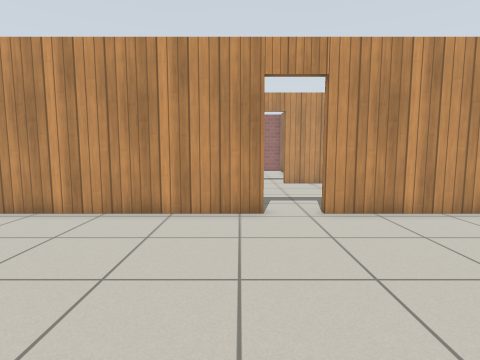
view 1 (above)

16 first-person views from a walk through a world built for the Gazebo simulator. The camera is 0.94 m above the floor, tilts 6° down and sees 80° across. The floor is counted in squares, 0.5 m on a side. Each view is taken from the middle of a square. On the plan, view 1 faces up. The plan holds only what a view shows up to about 16 squares ahead; the rest is blank. Robots are left out. Gazebo's built-in surfaces are drawn with simple patterns.

view 2
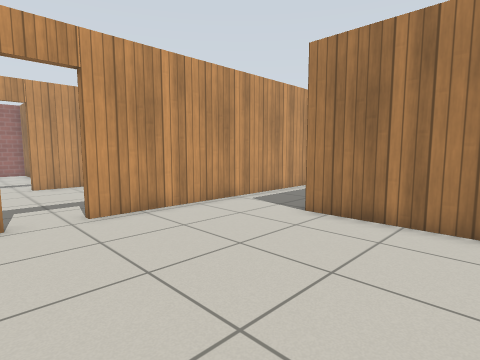

view 3
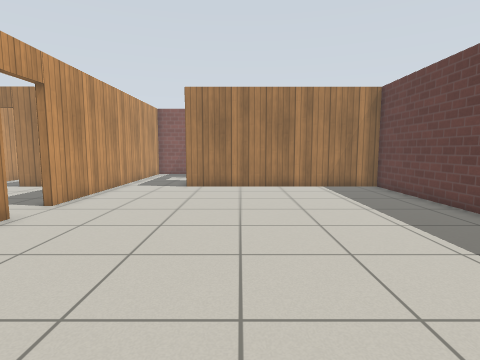

view 4
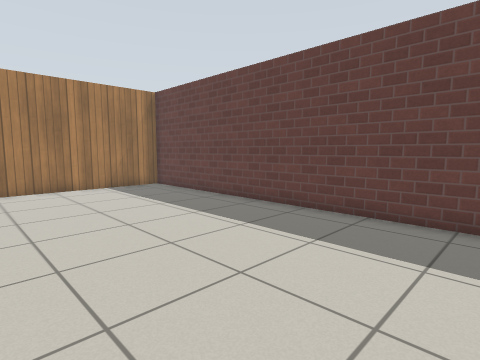

view 5
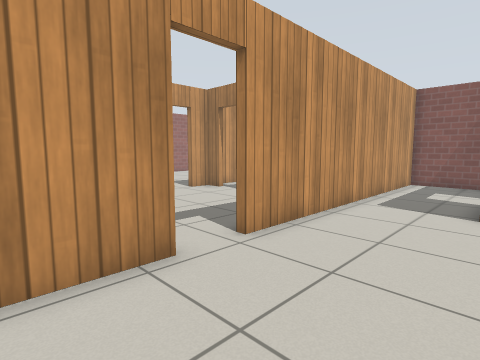

view 6
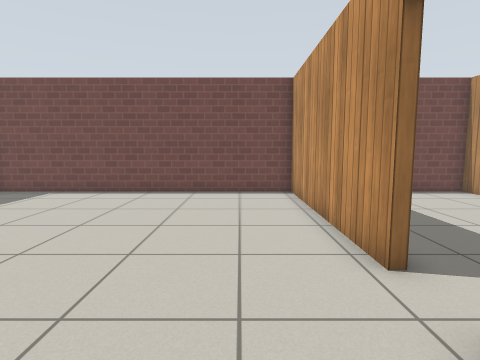

view 7
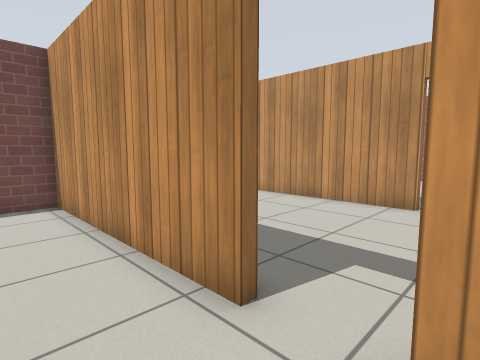

view 8
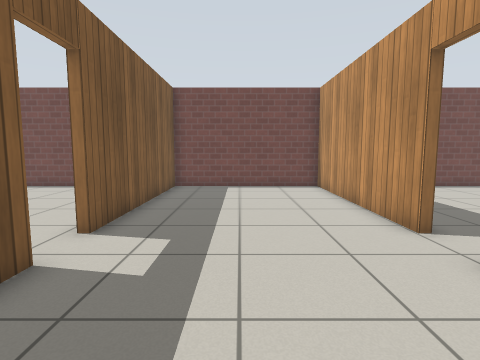

view 9
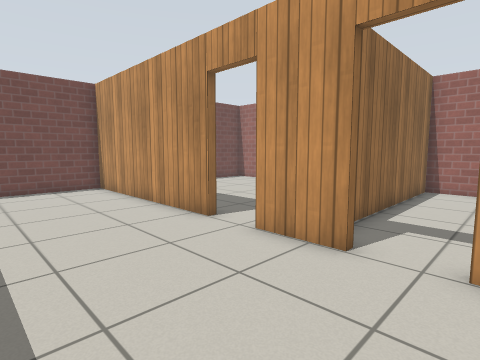

view 10
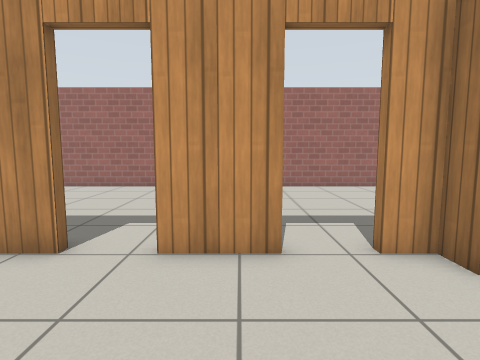

view 11
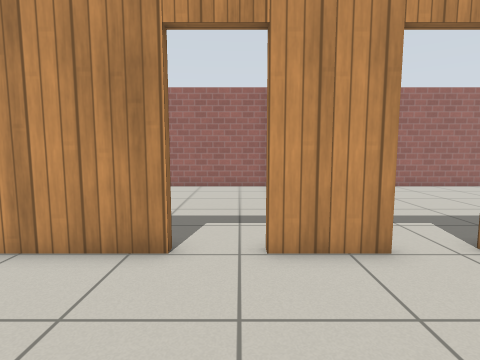

view 12
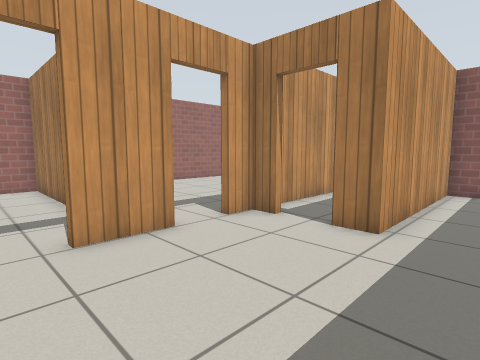

view 13
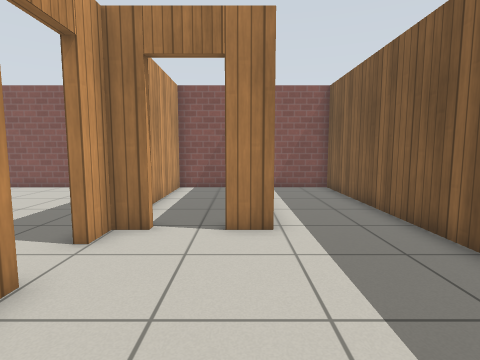

view 14
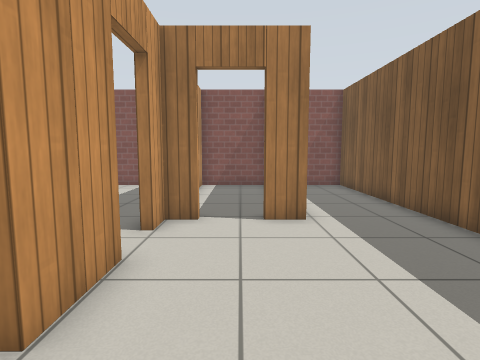

view 15
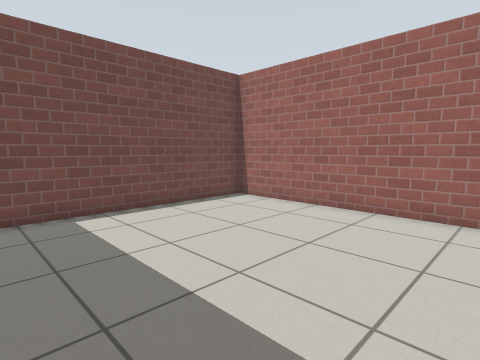

view 16
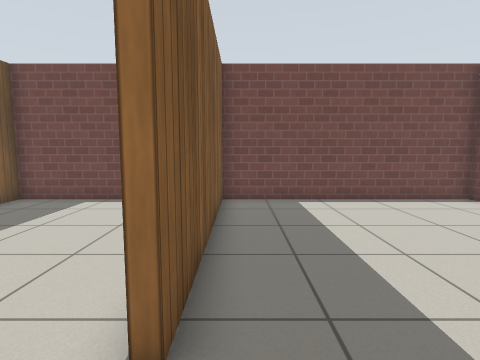

### Floor plan
Ten units are one square. View 1 is at (0, 0); x grows to the right and y downward. Boxes are objects, and circles mark ways between rooms. Rooms are numbered by the first view taken in them; rooms with no view inside come last. Other rooms are left out.
<svg viewBox="-83 -262 241 318">
<path fill="none" stroke="#000" d="M7 -83 -78 -83 -78 49M-65 51 76 51 76 -48M153 -54 153 -83 24 -83M24 -86 31 -86M7 -160 -78 -160 -78 -86 7 -86M49 -160 24 -160M60 -86 153 -86 153 -122 76 -122 76 -133M76 -151 76 -160 65 -160M36 -210 36 -257 -78 -257 -78 -163 7 -163M153 -194 153 -246M145 -257 39 -257 39 -182M153 -126 153 -160 86 -160"/>
<circle cx="15" cy="-85" r="3" fill="#2a7"/>
<circle cx="15" cy="-160" r="3" fill="#2a7"/>
<circle cx="55" cy="-160" r="3" fill="#2a7"/>
<circle cx="80" cy="-145" r="3" fill="#2a7"/>
<text x="10" y="-20">1</text>
<text x="20" y="-120">2</text>
<text x="-20" y="-210">3</text>
<text x="100" y="-210">4</text>
<text x="120" y="-140">5</text>
</svg>
Room 1 opens to room 2. Room 2 opens to room 3. Room 2 opens to room 4. Room 2 opens to room 5.

Where each view was taken, in squares from view 1:
view 1: 0 up, 0 right, facing up
view 2: 0 up, 0 right, facing up-right
view 3: 2 up, 7 left, facing right
view 4: 3 up, 7 left, facing down-right
view 5: 4 up, 2 left, facing up-right
view 6: 6 up, 5 right, facing left
view 7: 6 up, 3 right, facing up-left
view 8: 12 up, 7 right, facing left
view 9: 11 up, 7 right, facing up-left
view 10: 11 up, 4 right, facing up
view 11: 11 up, 2 right, facing up
view 12: 10 up, 1 right, facing up-right
view 13: 13 up, 1 right, facing right
view 14: 14 up, 0 right, facing right
view 15: 17 up, 1 right, facing up-left
view 16: 17 up, 3 right, facing left
